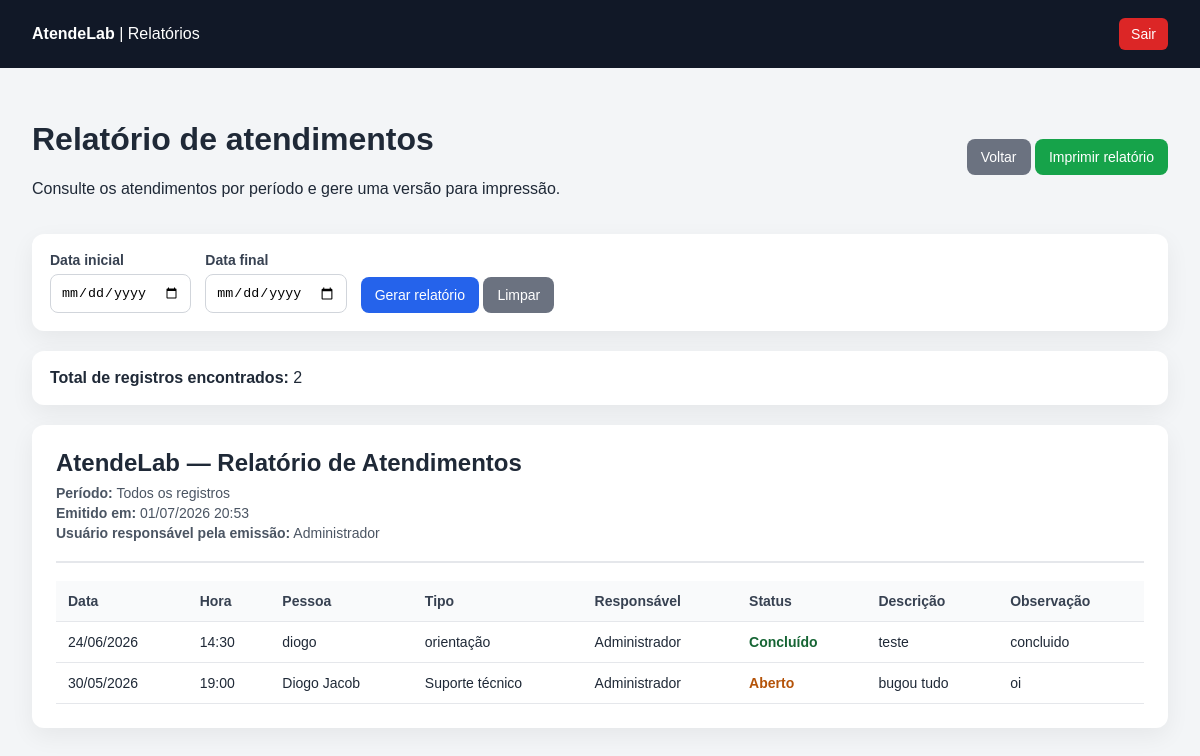
The app's page /relatorios/atendimentos.php (signed in) with its own data.
### tables this page shows
CREATE TABLE `atendimentos` (
  `id` int(11) NOT NULL,
  `pessoa_id` int(11) NOT NULL,
  `tipo_atendimento_id` int(11) NOT NULL,
  `usuario_id` int(11) NOT NULL,
  `data_atendimento` date NOT NULL,
  `hora_atendimento` time NOT NULL,
  `descricao` text NOT NULL,
  `observacao` text DEFAULT NULL,
  `status` enum('aberto','em_andamento','concluido') DEFAULT 'aberto',
  `criado_em` timestamp NOT NULL DEFAULT current_timestamp(),
  `horario_atendimento` time DEFAULT NULL,
  `observacao_final` text DEFAULT NULL,
  `atualizado_em` timestamp NOT NULL DEFAULT current_timestamp() ON UPDATE current_timestamp()
);

CREATE TABLE `pessoas` (
  `id` int(11) NOT NULL,
  `nome` varchar(150) NOT NULL,
  `documento` varchar(30) NOT NULL,
  `email` varchar(150) NOT NULL,
  `telefone` varchar(20) DEFAULT NULL,
  `curso` varchar(120) DEFAULT NULL,
  `periodo` varchar(20) DEFAULT NULL,
  `status` enum('ativo','inativo') DEFAULT 'ativo',
  `criado_em` timestamp NOT NULL DEFAULT current_timestamp(),
  `observacoes` text DEFAULT NULL,
  `atualizado_em` timestamp NOT NULL DEFAULT current_timestamp() ON UPDATE current_timestamp()
);

CREATE TABLE `tipos_atendimentos` (
  `id` int(11) NOT NULL,
  `nome` varchar(100) NOT NULL,
  `descricao` text DEFAULT NULL,
  `status` enum('ativo','inativo') DEFAULT 'ativo',
  `criado_em` timestamp NOT NULL DEFAULT current_timestamp(),
  `atualizado_em` timestamp NOT NULL DEFAULT current_timestamp() ON UPDATE current_timestamp()
);

CREATE TABLE `usuarios` (
  `id` int(11) NOT NULL,
  `nome` varchar(100) NOT NULL,
  `email` varchar(100) NOT NULL,
  `senha` varchar(255) NOT NULL,
  `perfil` enum('admin','aluno','atendente') DEFAULT 'atendente',
  `status` enum('ativo','inativo') DEFAULT 'ativo',
  `criado_em` timestamp NOT NULL DEFAULT current_timestamp(),
  `atualizado_em` timestamp NOT NULL DEFAULT current_timestamp() ON UPDATE current_timestamp()
);

### relatorios/atendimentos.php (the view, shortened to what this page needs)
<?php
require_once __DIR__ . '/../config/database.php';
$data_inicio = $_GET['data_inicio'] ?? '';
$data_fim = $_GET['data_fim'] ?? '';
$sql = "SELECT
            atendimentos.id,
            atendimentos.data_atendimento,
            atendimentos.hora_atendimento,
            atendimentos.descricao,
            atendimentos.observacao,
            atendimentos.status,
            pessoas.nome AS pessoa_nome,
            tipos_atendimentos.nome AS tipo_nome,
            usuarios.nome AS usuario_nome
        FROM atendimentos
        INNER JOIN pessoas ON atendimentos.pessoa_id = pessoas.id
        INNER JOIN tipos_atendimentos ON atendimentos.tipo_atendimento_id = tipos_atendimentos.id
        INNER JOIN usuarios ON atendimentos.usuario_id = usuarios.id
        WHERE 1 = 1";
$parametros = [];
$sql .= " ORDER BY atendimentos.data_atendimento DESC, atendimentos.hora_atendimento DESC";
$stmt = $pdo->prepare($sql);
$stmt->execute($parametros);
$atendimentos = $stmt->fetchAll(PDO::FETCH_ASSOC);
$total = count($atendimentos);
function formatarStatus($status) {
    if ($status === 'aberto') {
        return 'Aberto';
    }
    if ($status === 'concluido') {
        return 'Concluído';
    }
    return $status;
}
?>
<!DOCTYPE html>
<html lang="pt-br">
<head>
</head>
<body>
<header>
    <div>
        <strong>AtendeLab</strong>
        <span> | Relatórios</span>
    </div>
    <a href="../logout.php">Sair</a>
</header>
<main>
    <div class="topo">
        <div>
            <h1>Relatório de atendimentos</h1>
            <p>Consulte os atendimentos por período e gere uma versão para impressão.</p>
        </div>
        <div>
            <a class="btn btn-secundario" href="../dashboard.php">Voltar</a>
            <button class="btn btn-verde" onclick="window.print()">Imprimir relatório</button>
        </div>
    </div>
    <section class="filtros">
        <form method="GET" action="">
            <div>
                <label for="data_inicio">Data inicial</label>
                <input type="date" id="data_inicio" name="data_inicio" value="<?php echo htmlspecialchars($data_inicio); ?>">
            </div>
            <div>
                <label for="data_fim">Data final</label>
                <input type="date" id="data_fim" name="data_fim" value="<?php echo htmlspecialchars($data_fim); ?>">
            </div>
            <div>
                <button class="btn" type="submit">Gerar relatório</button>
                <a class="btn btn-secundario" href="atendimentos.php">Limpar</a>
            </div>
        </form>
    </section>
    <section class="resumo">
        <strong>Total de registros encontrados:</strong>
        <?php echo $total; ?>
    </section>
    <section class="relatorio">
        <div class="cabecalho-relatorio">
            <h2>AtendeLab — Relatório de Atendimentos</h2>
            <p>
                <strong>Período:</strong>
                <?php
                    if ($data_inicio && $data_fim) {
                        echo date('d/m/Y', strtotime($data_inicio)) . ' até ' . date('d/m/Y', strtotime($data_fim));
                    } elseif ($data_inicio) {
                        echo 'A partir de ' . date('d/m/Y', strtotime($data_inicio));
                    } elseif ($data_fim) {
                        echo 'Até ' . date('d/m/Y', strtotime($data_fim));
                    } else {
                        echo 'Todos os registros';
                    }
                ?>
            </p>
            <p>
                <strong>Emitido em:</strong>
                <?php echo date('d/m/Y H:i'); ?>
            </p>
            <p>
                <strong>Usuário responsável pela emissão:</strong>
                <?php echo htmlspecialchars($_SESSION['usuario_nome']); ?>
            </p>
        </div>
        <table>
            <thead>
                <tr>
                    <th>Data</th>
                    <th>Hora</th>
                    <th>Pessoa</th>
                    <th>Tipo</th>
                    <th>Responsável</th>
                    <th>Status</th>
                    <th>Descrição</th>
                    <th>Observação</th>
                </tr>
            </thead>
            <tbody>
                <?php if (count($atendimentos) > 0): ?>
                    <?php foreach ($atendimentos as $atendimento): ?>
                        <tr>
                            <td><?php echo date('d/m/Y', strtotime($atendimento['data_atendimento'])); ?></td>
                            <td><?php echo substr($atendimento['hora_atendimento'], 0, 5); ?></td>
                            <td><?php echo htmlspecialchars($atendimento['pessoa_nome']); ?></td>
                            <td><?php echo htmlspecialchars($atendimento['tipo_nome']); ?></td>
                            <td><?php echo htmlspecialchars($atendimento['usuario_nome']); ?></td>
                            <td>
                                <span class="status-<?php echo htmlspecialchars($atendimento['status']); ?>">
                                    <?php echo formatarStatus($atendimento['status']); ?>
                                </span>
                            </td>
                            <td class="descricao"><?php echo htmlspecialchars($atendimento['descricao']); ?></td>
                            <td class="descricao">
                                <?php
                                    echo $atendimento['observacao']
                                        ? htmlspecialchars($atendimento['observacao'])
                                        : '-';
                                ?>
                            </td>
                        </tr>
                    <?php endforeach; ?>
                <?php else: ?>
                    <tr>
                        <td colspan="8">Nenhum atendimento encontrado para o período selecionado.</td>
                    </tr>
                <?php endif; ?>
            </tbody>
        </table>
    </section>
</main>
</body>
</html>

### relatorios/atendimentos.php (style rules this page uses)
body { margin: 0; font-family: Arial, sans-serif; background: #f3f5f7; color: #1f2937; }
header { background: #111827; color: #ffffff; padding: 18px 32px; display: flex; justify-content: space-between; align-items: center; }
header a { color: #ffffff; text-decoration: none; background: #dc2626; padding: 8px 12px; border-radius: 6px; font-size: 14px; }
main { padding: 32px; }
.topo { display: flex; justify-content: space-between; align-items: center; gap: 12px; margin-bottom: 20px; }
.btn { background: #2563eb; color: #ffffff; padding: 10px 14px; border-radius: 8px; text-decoration: none; border: none; cursor: pointer; font-size: 14px; display: inline-block; }
.btn-secundario { background: #6b7280; }
.btn-verde { background: #16a34a; }
.filtros { background: #ffffff; padding: 18px; border-radius: 12px; margin-bottom: 20px; box-shadow: 0 8px 24px rgba(0, 0, 0, 0.06); }
.filtros form { display: flex; flex-wrap: wrap; gap: 14px; align-items: end; }
.filtros label { display: block; margin-bottom: 6px; font-weight: bold; color: #374151; font-size: 14px; }
.filtros input { padding: 10px; border: 1px solid #d1d5db; border-radius: 8px; }
.resumo { background: #ffffff; padding: 18px; border-radius: 12px; margin-bottom: 20px; box-shadow: 0 8px 24px rgba(0, 0, 0, 0.06); }
.relatorio { background: #ffffff; padding: 24px; border-radius: 12px; box-shadow: 0 8px 24px rgba(0, 0, 0, 0.06); }
.cabecalho-relatorio { border-bottom: 2px solid #e5e7eb; padding-bottom: 16px; margin-bottom: 18px; }
.cabecalho-relatorio h2 { margin: 0 0 8px 0; }
.cabecalho-relatorio p { margin: 4px 0; color: #4b5563; font-size: 14px; }
table { width: 100%; border-collapse: collapse; margin-top: 14px; }
th, td { padding: 12px; border-bottom: 1px solid #e5e7eb; text-align: left; font-size: 14px; vertical-align: top; }
th { background: #f9fafb; color: #374151; }
.status-aberto { color: #b45309; font-weight: bold; }
.status-concluido { color: #166534; font-weight: bold; }
.descricao { max-width: 320px; }

### records on screen
atendimentos: data_atendimento "24/06/2026", hora_atendimento "14:30", pessoa.nome "diogo", tipo_atendimento.nome "orientação", usuario.nome "Administrador", status "Concluído", descricao "teste", observacao "concluido"
atendimentos: data_atendimento "30/05/2026", hora_atendimento "19:00", pessoa.nome "Diogo Jacob", tipo_atendimento.nome "Suporte técnico", usuario.nome "Administrador", status "Aberto", descricao "bugou tudo", observacao "oi"

### other values on screen
$total "2"
$_SESSION['usuario_nome'] "Administrador"
